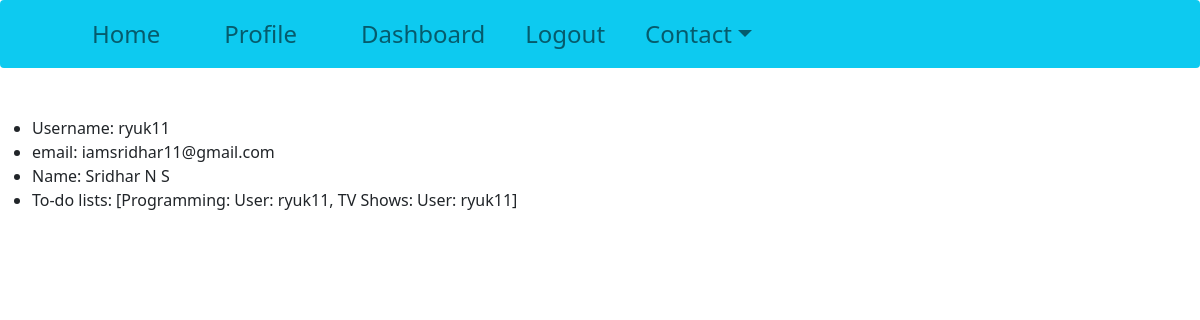
Screenshot of /profile (signed in) with the database file from the repository.
### todo/models.py (models this page shows, shortened)
class Users(db.Model):
    Id = db.Column(db.Integer, primary_key=True)
    username = db.Column(db.String(30), unique=True, nullable=False)
    firstName = db.Column(db.String(20), nullable=False)
    lastName = db.Column(db.String(20), nullable=False)
    email = db.Column(db.String(120), nullable=False, unique=True)
    password = db.Column(db.String(60), nullable=False)
    lists = db.relationship('Lists', backref='username', lazy=True, cascade='all')

class Lists(db.Model):
    Id = db.Column(db.Integer, primary_key=True)
    name = db.Column(db.String(200), nullable=False)
    tasks = db.relationship('Tasks', backref='listName', lazy=True, cascade="all")
    uid = db.Column(db.Integer, db.ForeignKey('users.Id', ondelete="CASCADE"), nullable=False)
    def __repr__(self):
        return f'{self.name}: User: {self.username.username}'

### todo/routes.py (the view)
@app.route('/profile', methods=['GET', 'POST'])
def profile():
    user = Users.query.filter_by(username=session['username']).first()
    return render_template('profile.html', user=user)

### todo/templates/profile.html
{% extends "layout.html" %} {% block title %} TO-DO {% if title %} - {{ title }} {% endif %} {% endblock %} {% block content %}
<ul>
    <li>Username: {{ user.username }}</li>
    <li>email: {{ user.email }}</li>
    <li>Name: {{ user.firstName + " " + user.lastName }}</li>
    <li>To-do lists: {{ user.lists }}</li>
</ul>
{% endblock %}

### rows the page displays
Users: username "ryuk11", email "iamsridhar11@gmail.com", firstName+lastName "Sridhar N S"
Lists: lists "[Programming: User: ryuk11, TV Shows: User: ryuk11]"
